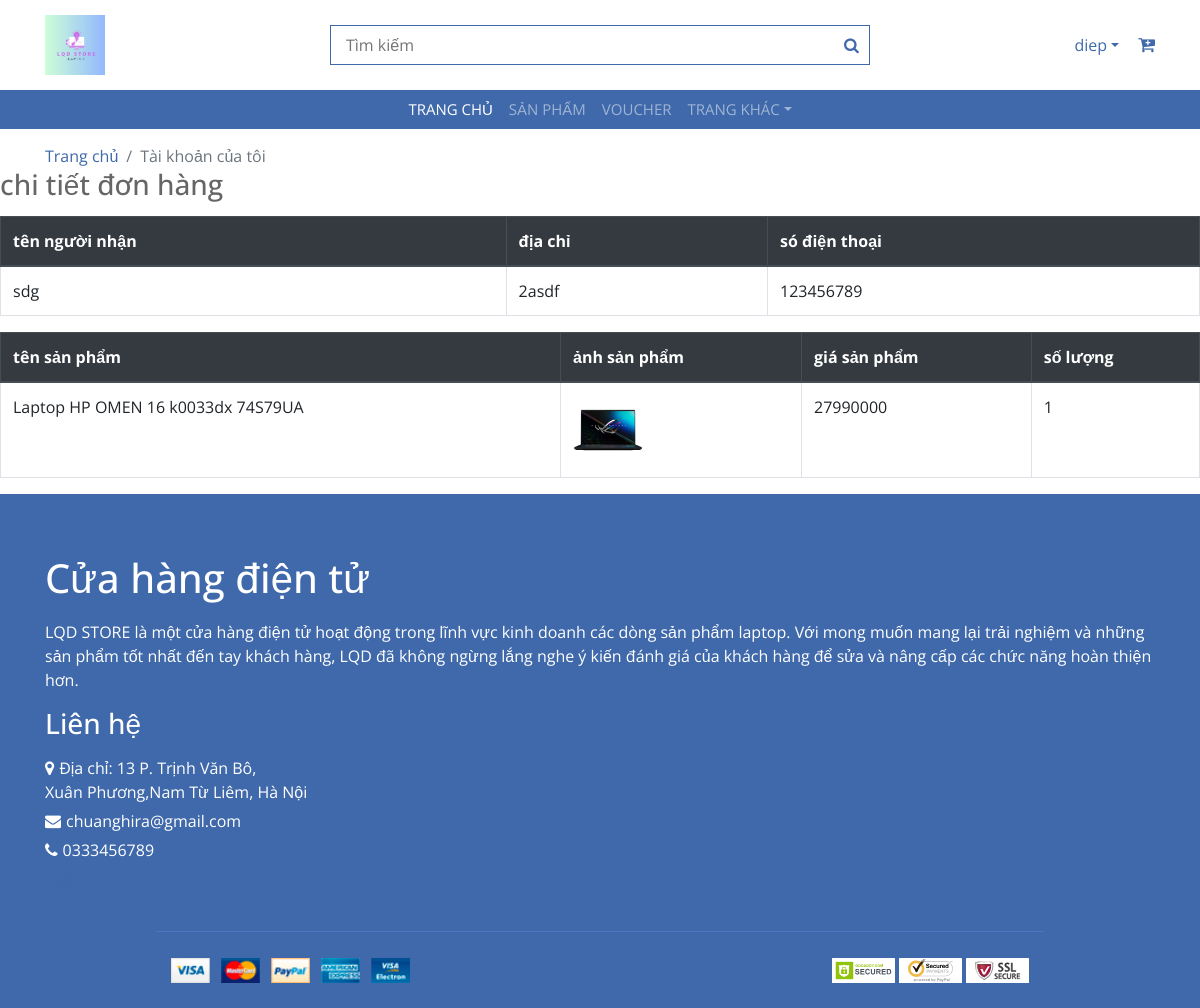
/index.php?act=chitietdh&id=140 (signed in), run on the app's committed database.
### tables this page shows
CREATE TABLE `bill` (
  `id` int NOT NULL,
  `id_user` int NOT NULL,
  `bill_name` varchar(50) NOT NULL,
  `bill_diachi` varchar(255) NOT NULL,
  `bill_sdt` int NOT NULL,
  `bill_email` varchar(225) NOT NULL,
  `id_pttt` int NOT NULL DEFAULT '1',
  `id_trangthai` int NOT NULL DEFAULT '1',
  `ngaydathang` date NOT NULL,
  `total` int NOT NULL
);

CREATE TABLE `cart` (
  `id` int NOT NULL,
  `id_user` int NOT NULL,
  `id_sp` varchar(11) NOT NULL,
  `img` varchar(255) NOT NULL,
  `tensp` varchar(255) NOT NULL,
  `gia` int NOT NULL,
  `soluong` int NOT NULL,
  `id_bill` int NOT NULL,
  `id_spbt` int NOT NULL
);

### model/pdo.php (called while the page is built, shortened)
<?php
function pdo_get_connection(){
    $dburl = "mysql:host=localhost;dbname=duan1;charset=utf8";
    $username = 'root';
    $password = '';
    $conn = new PDO($dburl, $username, $password);
    $conn -> setAttribute(PDO::ATTR_ERRMODE, PDO::ERRMODE_EXCEPTION);
    return $conn;
}
function pdo_query($sql){
    $sql_args = array_slice(func_get_args(),1);
    try {
        $conn = pdo_get_connection();
        $stmt = $conn->prepare($sql);
        $stmt -> execute($sql_args);
        $rows = $stmt->fetchAll();
        return $rows;
    } catch (PDOException $e) {
        throw $e;
    }
    finally{
        unset($conn);
    }
}
function pdo_query_one($sql){
    $sql_args = array_slice(func_get_args(),1);
    try {
        $conn = pdo_get_connection();
        $stmt = $conn->prepare($sql);
        $stmt -> execute($sql_args);
        $row = $stmt->fetch(PDO::FETCH_ASSOC);
        return $row;
    } catch (PDOException $e) {
        throw $e;
    }
    finally{
        unset($conn);
    }
}
?>

### model/donhang.php (called while the page is built, shortened)
<?php
function getcart($idbill){
    $sql = "SELECT * FROM cart WHERE id_bill=".$idbill;
    $listctdh=pdo_query($sql);
    return $listctdh;
}
function getbill($id_user){
    $sql="SELECT * FROM bill WHERE  bill.id_user=".$id_user;
    $dh=pdo_query_one($sql);
        return $dh;
}
?>

### view/chitietdh.php (the view)
<div class="breadcrumb-wrap">
           <div class="container">
               <ul class="breadcrumb">
                   <li class="breadcrumb-item"><a href="#">Trang chủ</a></li>
                   <li class="breadcrumb-item active">Tài khoản của tôi </li>
               </ul>
           </div>
       </div>
       <h3 class="title">chi tiết đơn hàng</h3>
       <table class="table table-bordered">
   <thead class="thead-dark">
   <tr>
   <th>tên người nhận</th>
   <th>địa chỉ</th>
   <th>só điện thoại</th>
   </tr>
   </thead>
           <tr>
           <td><?=$dh['bill_name']?></td>
            <td><?=$dh['bill_diachi']?></td>
           <td><?=$dh['bill_sdt']?></td>
            </tr>
 </table>
       <table class="table table-bordered">
   <thead class="thead-dark">
   <tr>
   <th>tên sản phẩm</th>
   <th>ảnh sản phẩm</th>
   <th>giá sản phẩm</th>
   <th>số lượng</th>
   </tr>
   </thead>
       <?php foreach ($listctdh as $ctdh) {
           ?>
           <tr>
           <td><?php echo $ctdh['tensp']?></td>
           <td><img src="upload/<?php echo $ctdh['img']?>" alt="" height="70px"></td>
       <td><?php echo $ctdh['gia']?></td>
       <td><?php echo $ctdh['soluong']?></td>
            </tr><?php
       }?>
 </table>

### css/style.css (style rules this page uses)
body { color: #666666; font-family: 'Open Sans', sans-serif; font-weight: 400; background: #ffffff; }
a { color: #3F69AA; transition: 0.5s; }
h1, h2, h3, h4, h5, h6 { color: #666666; margin: 0 0 15px 0; padding: 0; }
.breadcrumb-wrap { position: relative; width: 100%; background: #ffffff; }
.breadcrumb-wrap .breadcrumb { margin: 15px 0 0 0; padding: 0; background: none; }

### data on the page
bill: bill_name "sdg", bill_diachi "2asdf", bill_sdt "123456789"
cart: tensp "Laptop HP OMEN 16 k0033dx 74S79UA", img (picture), gia "27990000", soluong "1"

### other printed values
$name "diep"
